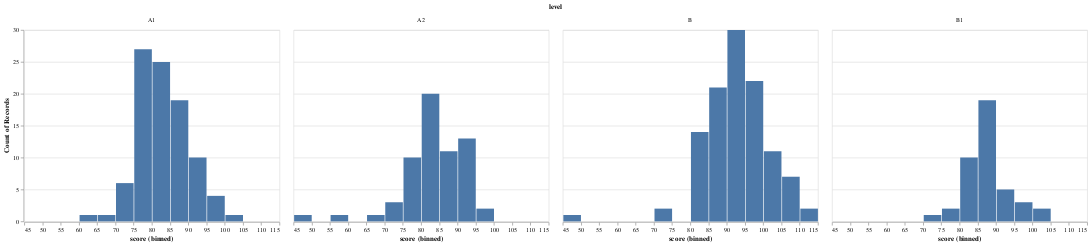

Notebook code cell kept with this figure:
### Code cell
alt.Chart(level_score_df).mark_bar().encode(x = alt.X('score', bin = alt.Bin(maxbins = 30)), y = 'count()').facet('level')

### Figure 1 — Vega-Lite specification as saved in the notebook (floating-point values rounded to 4 significant figures; data arrays with more than 128 entries replaced by an {"elided": "..."} marker saying what was removed)
{"config": {"view": {"continuousWidth": 400, "continuousHeight": 300}}, "data": {"name": "data-343acb06d12ba84f6f943fc79838b15c"}, "facet": {"type": "nominal", "field": "level"}, "spec": {"mark": "bar", "encoding": {"x": {"type": "quantitative", "bin": {"maxbins": 30}, "field": "score"}, "y": {"type": "quantitative", "aggregate": "count"}}}, "$schema": "https://vega.github.io/schema/vega-lite/v4.8.1.json", "datasets": {"data-343acb06d12ba84f6f943fc79838b15c": {"elided": "308 records"}}}
